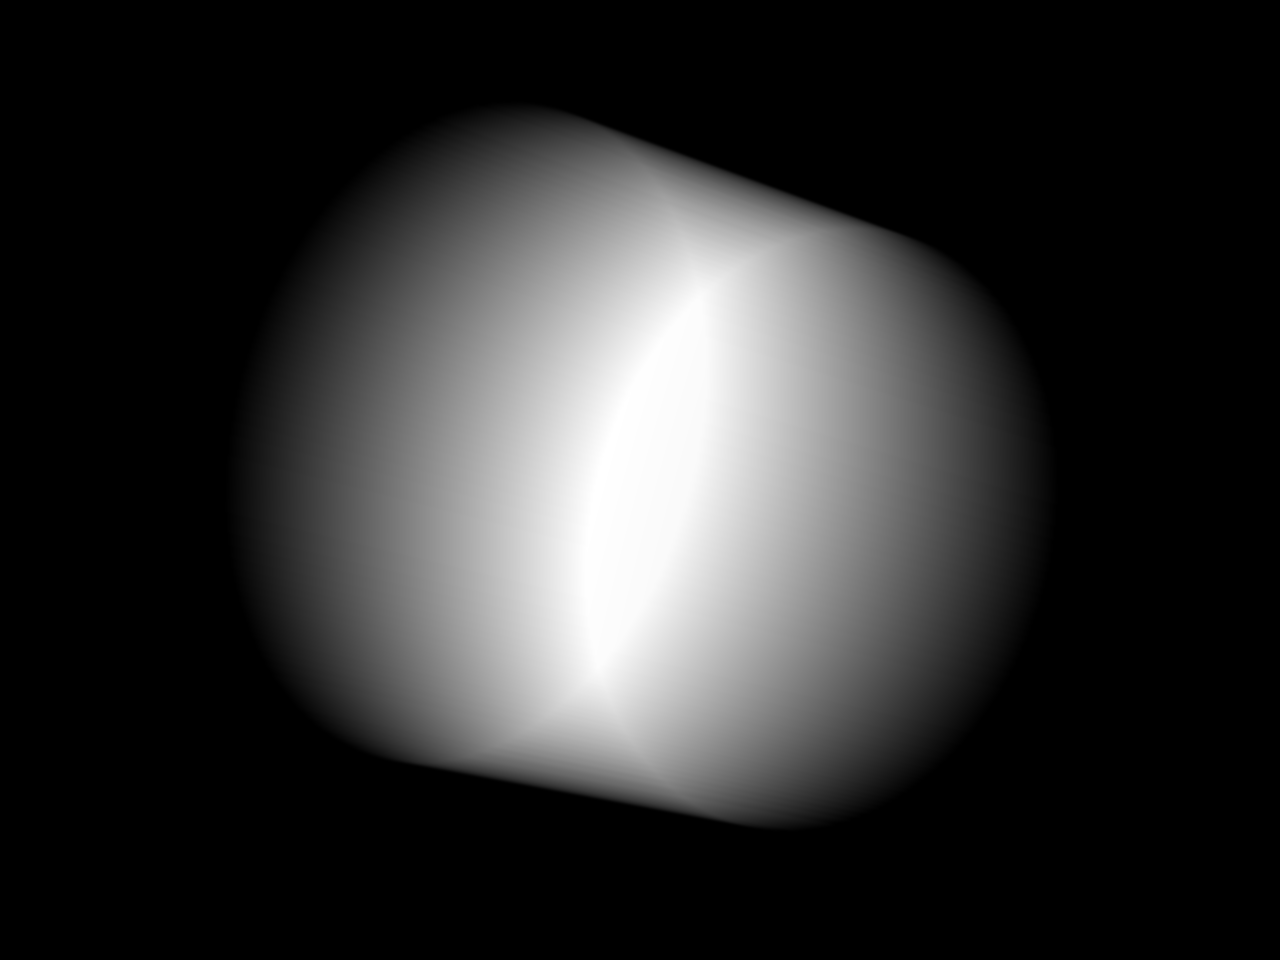

The script that drew this image:
import sys

import ctl
import ctl.gui
from matplotlib import pyplot as plt

def main():
    # create a cylinder as a volume
    volume = ctl.VoxelVolumeF.cylinder_x(radius=60.0,
                                         height=100.0,
                                         voxel_size=0.5,
                                         fill_value=0.03)

    # alternatively:
    # volume = ctl.VoxelVolumeF.from_numpy(np.ones((128, 128, 128)))
    # volume.set_voxel_size((1.0, 1.0, 1.0))

    # use of a predefined system from ctl.blueprints
    system = ctl.CTSystemBuilder.create_from_blueprint(ctl.blueprints.GenericCarmCT())

    # create an acquisition setup
    nb_views = 100
    my_carm_setup = ctl.AcquisitionSetup(system, nb_views)

    # add a predefined trajectory to the setup from ctl.protocols
    source_to_isocenter = 750.0 # mm is the standard unit for length dimensions
    start_angle = ctl.deg2rad(42.0) # rad is the standard unit for angles
    my_carm_setup.apply_preparation_protocol(ctl.protocols.WobbleTrajectory(source_to_isocenter,
                                                                            start_angle))

    if not my_carm_setup.is_valid():
        sys.exit(-1)

    # configure a projector and project volume
    my_projector = ctl.ocl.RayCasterProjector() # an ideal projector with default settings
    projections = my_projector.configure_and_project(my_carm_setup, volume)

    # plot the projections
    ctl.gui.plot(projections)
    ctl.gui.show()

    # show the 20th projection of detector module 0 using numpy
    proj20 = projections.numpy()[20, 0]
    # alternatively: proj20 = projections.view(20).module(0).numpy()
    _ = plt.imshow(proj20, cmap='gray'), plt.show()

if __name__ == '__main__':
    main()
